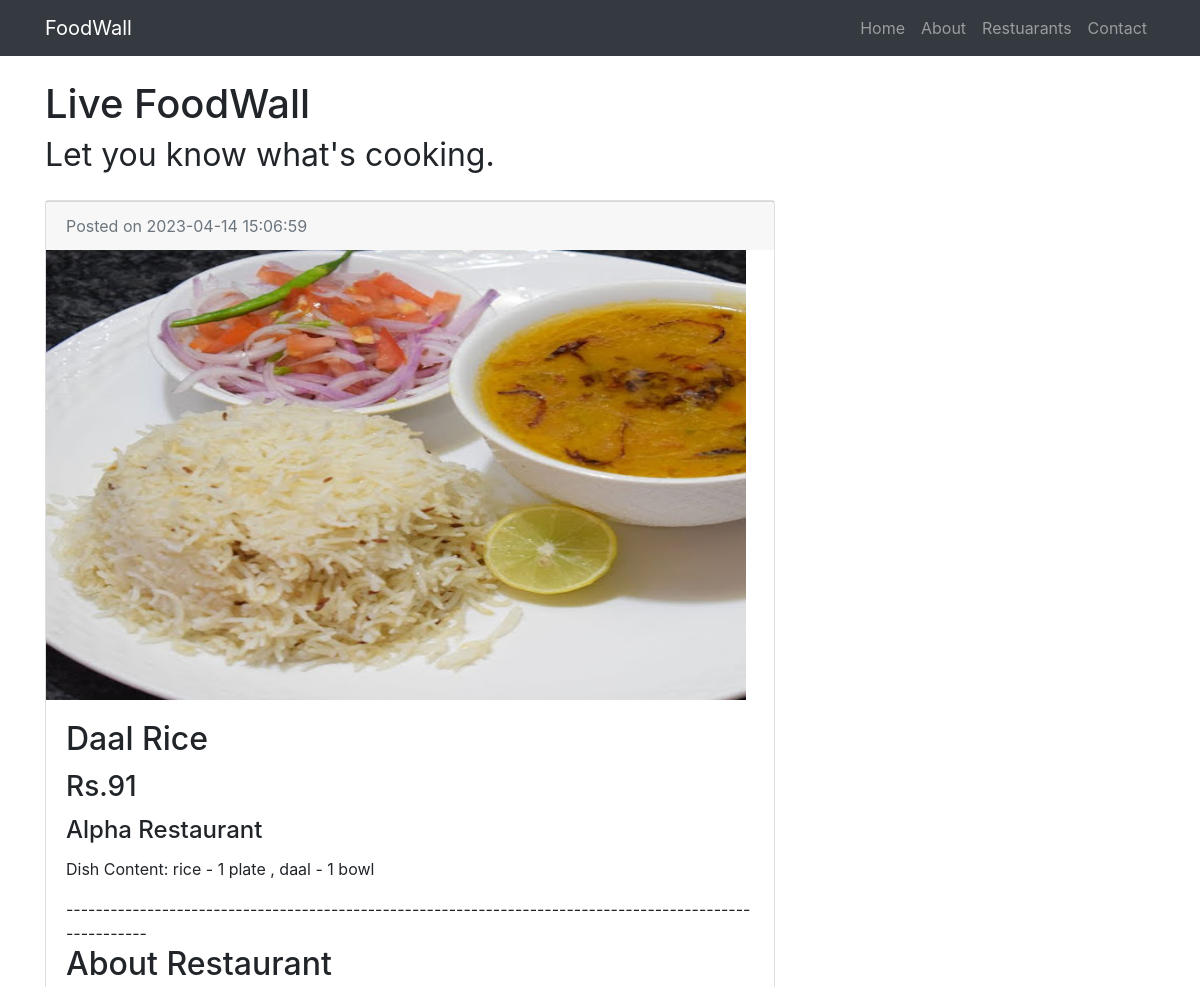
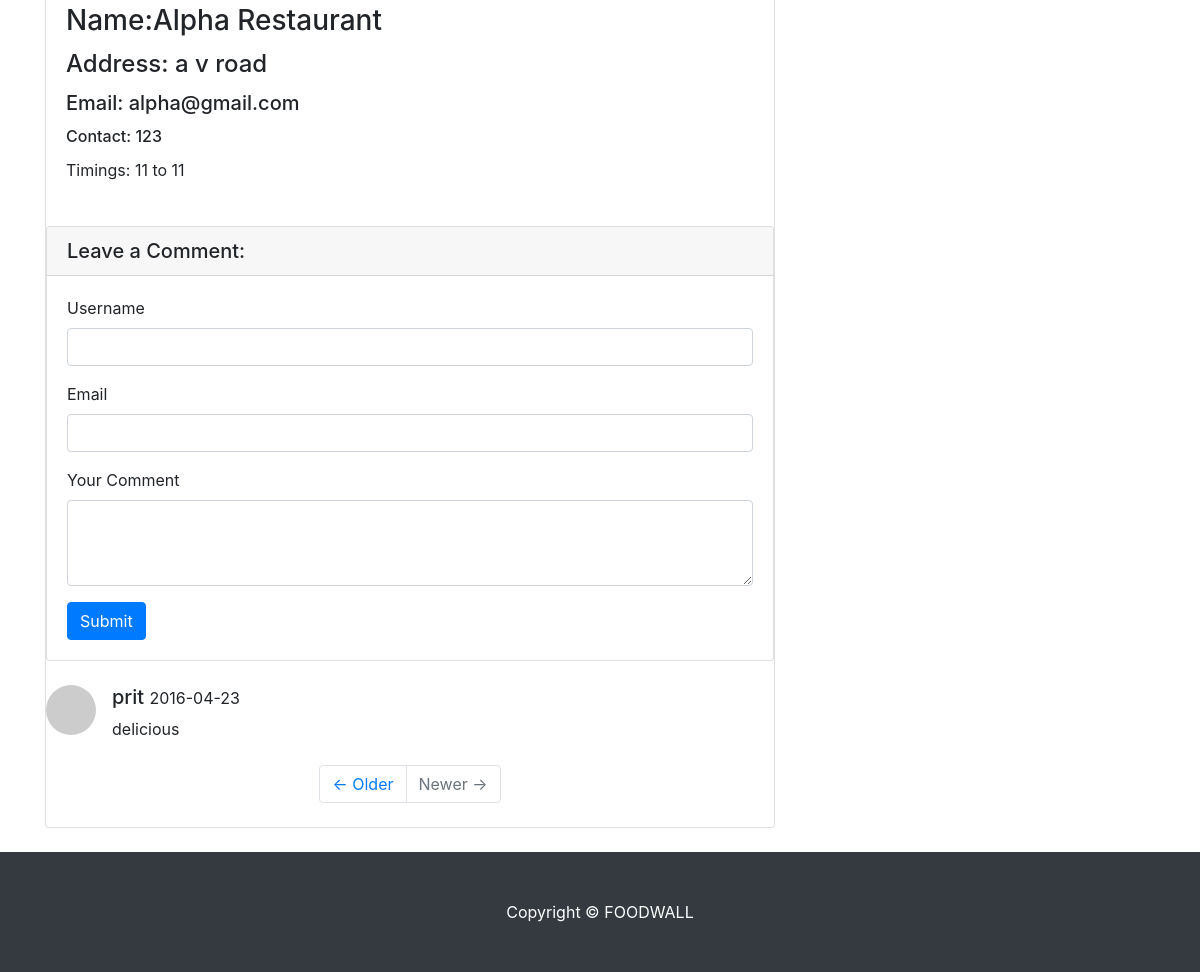
The page /mainpost.php?p_id=1 on the database its author committed (2 pictures, top to bottom).
### tables this page shows
CREATE TABLE `posts` (
  `post_id` int(10) NOT NULL,
  `post_category_name` varchar(20) NOT NULL,
  `post_title` varchar(255) NOT NULL,
  `post_price` int(20) NOT NULL,
  `post_restaurant` varchar(255) NOT NULL,
  `post_date_time` datetime NOT NULL,
  `post_image` text NOT NULL,
  `post_tags` text NOT NULL,
  `post_comment_count` int(10) NOT NULL,
  `post_status` varchar(255) NOT NULL DEFAULT 'not available',
  `post_content` text NOT NULL,
  `post_contact_no` int(255) NOT NULL
);

CREATE TABLE `restaurants` (
  `rest_id` int(20) NOT NULL,
  `rest_name` varchar(255) NOT NULL,
  `rest_password` varchar(255) NOT NULL,
  `rest_address` varchar(255) NOT NULL,
  `rest_email` varchar(255) NOT NULL,
  `rest_contact_no` int(20) NOT NULL,
  `rest_timings` text NOT NULL
);

CREATE TABLE `comments` (
  `comment_id` int(3) NOT NULL,
  `comment_post_id` int(3) NOT NULL,
  `comment_user` varchar(255) NOT NULL,
  `comment_email` varchar(255) NOT NULL,
  `comment_content` varchar(255) NOT NULL,
  `comment_date` date NOT NULL,
  `comment_status` varchar(255) NOT NULL,
  `response_to` varchar(255) NOT NULL
);

### mainpost.php (the view, shortened to what this page needs)
<?php include "db.php" ?>
<?php include "header.php" ?>
<?php include "navigation.php" ?>
  <div class="container">
    <div class="row">
      <div class="col-md-8">
        <h1 class="my-4">Live FoodWall
         <br> <small>Let you know what's cooking.</small>
        </h1>
        <div class="card mb-4">
  <?php
        if (isset($_GET['p_id'])) {
          $the_post_id = $_GET['p_id'];
        }
          $query = "SELECT * FROM posts WHERE post_id = $the_post_id ";
          $select_all_posts_query = mysqli_query($connection,$query);
          while ($row = mysqli_fetch_assoc($select_all_posts_query)) {
          $post_image= $row['post_image'];
           $post_date_time= $row['post_date_time'];
          echo"<div class='card-footer text-muted'>
            Posted on {$post_date_time}</div>";
          echo"<img src='images/$post_image' style='width: 700px; height: 450px;''>";
          echo"<div class='card-body'>";
          $post_title= $row['post_title'];
          echo"<h2 class='card-title'>{$post_title}</h2>";
          $post_price= $row['post_price'];
          echo"<h3 class='card-title'>Rs.{$post_price}</h3>";
           $post_restaurant= $row['post_restaurant'];
          echo"<h4 class='card-title'>{$post_restaurant}</h4>";
           $post_content= $row['post_content'];
          echo"<p class='card-text'>Dish Content: {$post_content}</p>";
        echo "--------------------------------------------------------------------------------------------------------";
          }
          $query = "SELECT * FROM restaurants WHERE rest_name = '$post_restaurant' ";
          $select_rest_detail = mysqli_query($connection,$query);
          while ($row = mysqli_fetch_assoc($select_rest_detail)) {
             echo "<h2>About Restaurant</h2>";
          $rest_name = $row['rest_name'];
          echo"<h3 class='card-title'>Name:{$rest_name}</h3>";
            $rest_address = $row['rest_address'];
            echo"<h4 class='card-title'>Address: {$rest_address}</h4>";
            $rest_email = $row['rest_email'];
            echo"<h5 class='card-title'>Email: {$rest_email}</h5>";
            $rest_contact_no = $row['rest_contact_no'];
            echo"<h6 class='card-title'>Contact: {$rest_contact_no}</h6>";
            $rest_timings = $row['rest_timings'];
            echo"<h7 class='card-title'>Timings: {$rest_timings}</h7>";
            echo"</div>";
          }
          ?>
          <div class="card my-4">
          <h5 class="card-header">Leave a Comment:</h5>
          <div class="card-body">
            <form action=" " method="post">
               <div class="form-group">
                <label for="username">Username</label>
                <input type="text"  class="form-control" name="comment_username">
              </div>
               <div class="form-group">
              <label for="email">Email</label>
                <input type="email" class="form-control" name="comment_email">
              </div>
              <div class="form-group">
              <label for="comment">Your Comment</label>
                <textarea class="form-control" rows="3" name="comment_content"></textarea>
              </div>
              <button type="submit" name="create_comment" class="btn btn-primary">Submit</button>
            </form>
          </div>
        </div>
<?php
$query = "SELECT * FROM comments WHERE comment_post_id = {$the_post_id} ";
        $query .="AND comment_status = 'approved' ";
        $query .="ORDER BY comment_id DESC ";
        $select_comment_query = mysqli_query($connection,$query);
        while ($row = mysqli_fetch_array($select_comment_query)) {
          $comment_date = $row['comment_date'];
          $comment_content = $row['comment_content'];
          $comment_username = $row['comment_user'];
      ?>
        <div class="media mb-4">
          <img class="d-flex mr-3 rounded-circle" src="http://placehold.it/50x50" alt="">
          <div class="media-body">
            <h5 class="mt-0"><?php echo $comment_username; ?>
              <small><?php echo $comment_date; ?></small>
            </h5>
           <?php
            echo $comment_content;
            ?>
          </div>
        </div>
    <?php } ?>
        <ul class="pagination justify-content-center mb-4">
          <li class="page-item">
            <a class="page-link" href="#">&larr; Older</a>
          </li>
          <li class="page-item disabled">
            <a class="page-link" href="#">Newer &rarr;</a>
          </li>
        </ul>
      </div>
       </div>
      <div class="col-md-4">
       </div>
    </div>
  </div>
<?php include "footer.php" ?>
</body>
</html>

### rows shown on the page
posts: post_date_time "2023-04-14 15:06:59", post_title "Daal Rice", post_price "91", post_restaurant "Alpha Restaurant", post_content "rice - 1 plate , daal - 1 bowl"
restaurants: rest_name "Alpha Restaurant", rest_address "a v road", rest_email "alpha@gmail.com", rest_contact_no "123", rest_timings "11 to 11"
comments: comment_user "prit", comment_date "2016-04-23", comment_content "delicious"
